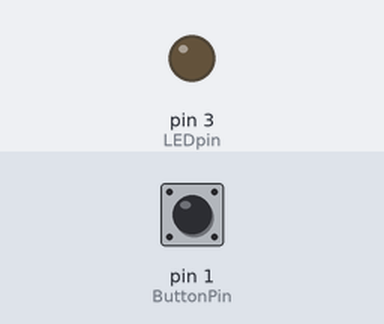
Bench run of a sketch on a simulated Arduino Uno, built with avr-gcc and run on an emulated ATmega328P. Shown: output pins drawn as LEDs (lit = HIGH). The test bench sets the inputs (shaded band); at power-on: pin 1 (ButtonPin) HIGH.

Above: at 1.2 s.
1.3 s: pin 1 (ButtonPin) pulled LOW for 0.15 s
At 1.37 s:
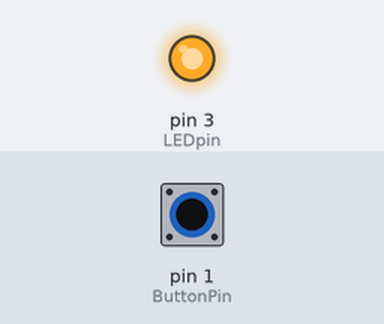
2.9 s: pin 1 (ButtonPin) pulled LOW for 3.2 s
At 7.1 s:
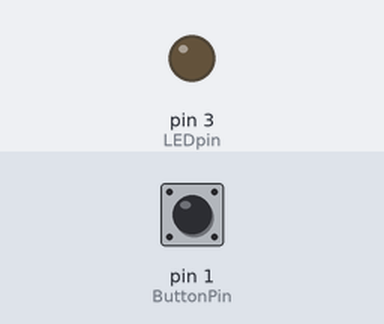
Timing chart, 0 to 8.6 s (numbered marks = the images above; inputs shaded):
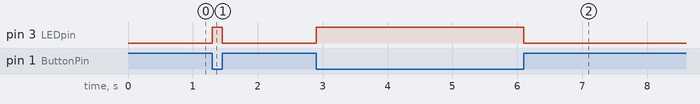

Measured:
- after the input at 1.3 s, pin 3 (LEDpin): LOW → HIGH at once, → LOW 0.15 s later
- after the input at 2.9 s, pin 3 (LEDpin): LOW → HIGH at once, → LOW 3.2 s later

The sketch:

Pushbutton_with_LED.ino
```cpp
/*
 * Pushbutton_with_LED.ino
 *
 * https://www.browndoggadgets.com/
 *
 */


// set variable name for a digital input pin
int ButtonPin = 1;

// set variable name for a digital output pin
int LEDpin = 3;


// the setup runs once at the beginning of the sketch
void setup() {

  // the ButtonPin is set to function as an input with a special built-in pull-up resistor
  pinMode(ButtonPin, INPUT_PULLUP);

  // the LEDpin is set to function as an output
  pinMode(LEDpin, OUTPUT);

}


// the loop runs forever after the setup is complete
void loop() {

  // check if the button is pressed
  if (digitalRead(ButtonPin) == LOW) {
    // set the output pin high to turn on the LED
    digitalWrite(LEDpin, HIGH);
  }
  // this happens if the button is not pressed
  else {
    // set the output pin low to turn off the LED
    digitalWrite(LEDpin, LOW);
  }

}
```
